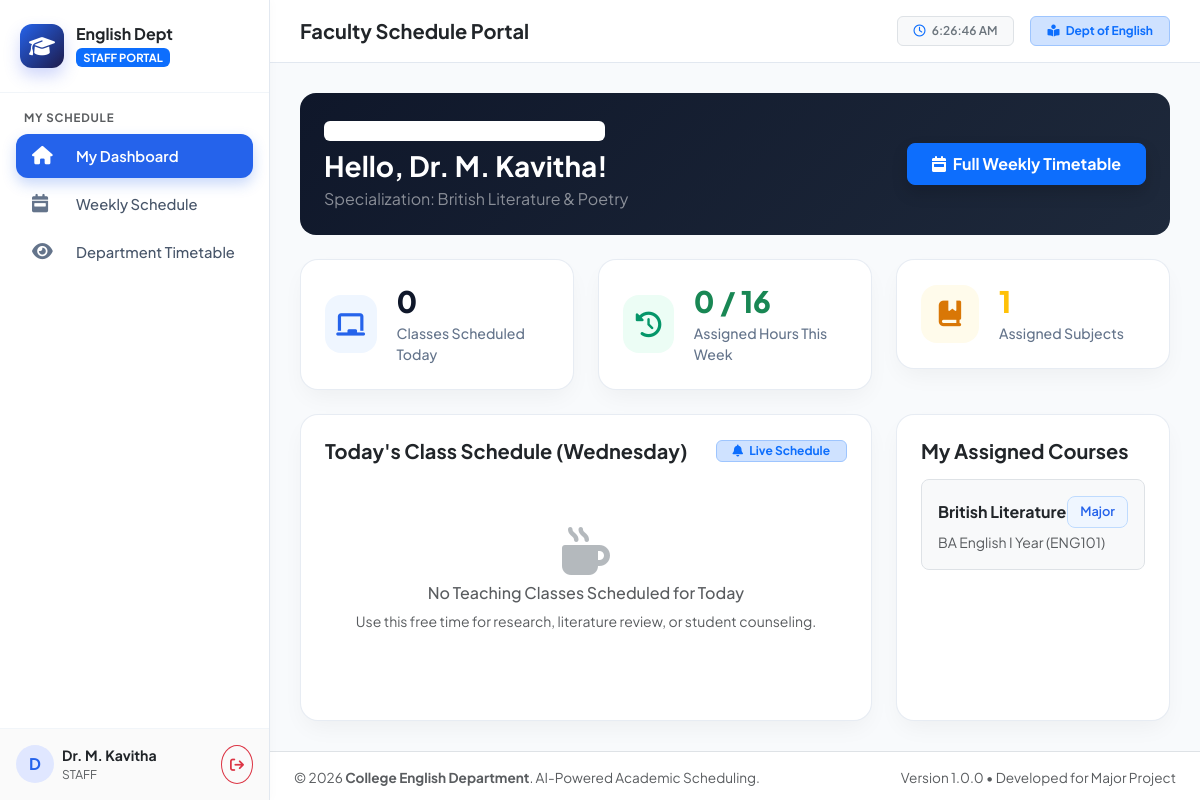
Screenshot of /staff/dashboard.php (signed in) with the database file from the repository.
### tables this page shows
CREATE TABLE `staff` (
  `id` INT AUTO_INCREMENT PRIMARY KEY,
  `user_id` INT NULL UNIQUE,
  `staff_code` VARCHAR(20) NOT NULL UNIQUE,
  `name` VARCHAR(100) NOT NULL,
  `email` VARCHAR(100) NOT NULL UNIQUE,
  `phone` VARCHAR(20) DEFAULT NULL,
  `designation` VARCHAR(50) NOT NULL DEFAULT 'Assistant Professor',
  `department` VARCHAR(50) NOT NULL DEFAULT 'English',
  `specialization` VARCHAR(150) NOT NULL COMMENT 'e.g. British Literature, Linguistics, Communicative English',
  `max_weekly_workload` INT NOT NULL DEFAULT 16 COMMENT 'Max periods allowed per week',
  `status` ENUM('ACTIVE', 'ON_LEAVE', 'INACTIVE') NOT NULL DEFAULT 'ACTIVE',
  `created_at` TIMESTAMP DEFAULT CURRENT_TIMESTAMP,
  `updated_at` TIMESTAMP DEFAULT CURRENT_TIMESTAMP ON UPDATE CURRENT_TIMESTAMP,
  CONSTRAINT `fk_staff_user` FOREIGN KEY (`user_id`) REFERENCES `users` (`id`) ON DELETE SET NULL
);

CREATE TABLE `subjects` (
  `id` INT AUTO_INCREMENT PRIMARY KEY,
  `subject_code` VARCHAR(20) NOT NULL UNIQUE,
  `subject_name` VARCHAR(120) NOT NULL,
  `category` ENUM('MAJOR', 'FOUNDATION') NOT NULL COMMENT 'Categorized separately for management',
  `semester` INT NOT NULL COMMENT 'Semester 1 to 6',
  `weekly_hours` INT NOT NULL DEFAULT 4 COMMENT 'Required periods per week',
  `color_code` VARCHAR(10) NOT NULL DEFAULT '#0d6efd' COMMENT 'Blue for Major, Green for Foundation',
  `description` TEXT NULL,
  `created_at` TIMESTAMP DEFAULT CURRENT_TIMESTAMP,
  `updated_at` TIMESTAMP DEFAULT CURRENT_TIMESTAMP ON UPDATE CURRENT_TIMESTAMP,
  INDEX `idx_subject_category` (`category`),
  INDEX `idx_subject_sem` (`semester`)
);

CREATE TABLE `classes` (
  `id` INT AUTO_INCREMENT PRIMARY KEY,
  `class_name` VARCHAR(50) NOT NULL COMMENT 'e.g. BA English I Year',
  `academic_year` VARCHAR(20) NOT NULL COMMENT 'e.g. 2026-2027',
  `year` INT NOT NULL COMMENT '1, 2, or 3',
  `semester` INT NOT NULL COMMENT '1 to 6',
  `section` VARCHAR(5) NOT NULL DEFAULT 'A',
  `room_no` VARCHAR(20) NOT NULL DEFAULT 'Room-101',
  `created_at` TIMESTAMP DEFAULT CURRENT_TIMESTAMP,
  INDEX `idx_class_sem` (`semester`)
);

### staff/dashboard.php (the view, shortened to what this page needs)
<?php
require_once __DIR__ . '/../config/db.php';
$staff_id = $_SESSION['staff_id'];
$staff_stmt = $pdo->prepare("SELECT * FROM staff WHERE id = :id");
$staff_stmt->execute([':id' => $staff_id]);
$staff = $staff_stmt->fetch();
$today = date('l');
$today_classes = [];
$total_classes_week = 0;
$assigned_courses = [];
if ($staff_id) {
    $c_stmt = $pdo->prepare("SELECT s.subject_code, s.subject_name, s.category, c.class_name
                             FROM staff_subjects ss
                             JOIN subjects s ON ss.subject_id = s.id
                             JOIN classes c ON ss.class_id = c.id
                             WHERE ss.staff_id = :staff_id");
    $c_stmt->execute([':staff_id' => $staff_id]);
    $assigned_courses = $c_stmt->fetchAll();
}
require_once __DIR__ . '/../includes/header.php';
?>
<div class="card border-0 rounded-4 p-4 text-white mb-4" style="background: linear-gradient(135deg, #0f172a 0%, #1e293b 100%);">
  <div class="d-flex flex-column flex-md-row justify-content-between align-items-md-center gap-3">
    <div>
      <span class="badge bg-white bg-opacity-15 px-3 py-1 mb-2 fw-semibold">
        <i class="fa-solid fa-calendar-day me-1"></i> Today is <?php echo date('l, F j, Y'); ?>
      </span>
      <h3 class="fw-bold mb-1">Hello, <?php echo htmlspecialchars($staff['name'] ?? $_SESSION['name']); ?>!</h3>
      <p class="text-white-50 mb-0">Specialization: <?php echo htmlspecialchars($staff['specialization'] ?? 'English Studies'); ?></p>
    </div>
    <div>
      <a href="<?php echo BASE_URL; ?>staff/my_schedule.php" class="btn btn-primary fw-bold px-4 py-2 rounded-3 shadow">
        <i class="fa-solid fa-calendar-week me-1"></i> Full Weekly Timetable
      </a>
    </div>
  </div>
</div>
<div class="row g-4 mb-4">
  <div class="col-sm-6 col-xl-4">
    <div class="stat-card">
      <div class="stat-icon primary"><i class="fa-solid fa-chalkboard"></i></div>
      <div>
        <div class="stat-value"><?php echo count($today_classes); ?></div>
        <div class="stat-label">Classes Scheduled Today</div>
      </div>
    </div>
  </div>
  <div class="col-sm-6 col-xl-4">
    <div class="stat-card">
      <div class="stat-icon success"><i class="fa-solid fa-clock-rotate-left"></i></div>
      <div>
        <div class="stat-value text-success"><?php echo $total_classes_week; ?> / <?php echo $staff['max_weekly_workload'] ?? 16; ?></div>
        <div class="stat-label">Assigned Hours This Week</div>
      </div>
    </div>
  </div>
  <div class="col-sm-6 col-xl-4">
    <div class="stat-card">
      <div class="stat-icon warning"><i class="fa-solid fa-book-bookmark"></i></div>
      <div>
        <div class="stat-value text-warning"><?php echo count($assigned_courses); ?></div>
        <div class="stat-label">Assigned Subjects</div>
      </div>
    </div>
  </div>
</div>
<div class="row g-4">
  <div class="col-lg-8">
    <div class="table-card p-4 h-100">
      <div class="d-flex justify-content-between align-items-center mb-3">
        <h5 class="fw-bold text-dark mb-0">Today's Class Schedule (<?php echo $today; ?>)</h5>
        <span class="badge bg-primary-subtle text-primary border border-primary-subtle px-3 py-1">
          <i class="fa-solid fa-bell me-1"></i> Live Schedule
        </span>
      </div>
      <?php if (!empty($today_classes)): ?>
        <div class="table-responsive">
          <table class="table custom-table">
            <thead>
              <tr>
                <th>Timing</th>
                <th>Subject</th>
                <th>Category</th>
                <th>Class</th>
                <th>Room</th>
              </tr>
            </thead>
            <tbody>
              <?php foreach ($today_classes as $cls): ?>
              <tr>
                <td class="fw-bold text-dark">
                  <i class="fa-regular fa-clock text-muted me-1"></i>
                  <?php echo date('h:i A', strtotime($cls['start_time'])); ?> - <?php echo date('h:i A', strtotime($cls['end_time'])); ?>
                </td>
                <td class="fw-bold"><?php echo htmlspecialchars($cls['subject_name']); ?></td>
                <td>
                  <?php if ($cls['category'] === 'MAJOR'): ?>
                    <span class="badge-major"><i class="fa-solid fa-star"></i> Major</span>
                  <?php else: ?>
                    <span class="badge-foundation"><i class="fa-solid fa-seedling"></i> Foundation</span>
                  <?php endif; ?>
                </td>
                <td><?php echo htmlspecialchars($cls['class_name']); ?></td>
                <td><span class="badge bg-light text-dark border"><?php echo htmlspecialchars($cls['room_no']); ?></span></td>
              </tr>
              <?php endforeach; ?>
            </tbody>
          </table>
        </div>
      <?php else: ?>
        <div class="text-center py-5 text-muted">
          <i class="fa-solid fa-mug-hot fa-3x mb-2 text-secondary opacity-50"></i>
          <h6>No Teaching Classes Scheduled for Today</h6>
          <p class="small">Use this free time for research, literature review, or student counseling.</p>
        </div>
      <?php endif; ?>
    </div>
  </div>
  <div class="col-lg-4">
    <div class="table-card p-4 h-100">
      <h5 class="fw-bold text-dark mb-3">My Assigned Courses</h5>
      <?php if (!empty($assigned_courses)): ?>
        <div class="d-flex flex-column gap-3">
          <?php foreach ($assigned_courses as $c): ?>
            <div class="p-3 rounded-3 border bg-light">
              <div class="d-flex justify-content-between align-items-center mb-1">
                <strong class="text-dark"><?php echo htmlspecialchars($c['subject_name']); ?></strong>
                <?php if ($c['category'] === 'MAJOR'): ?>
                  <span class="badge-major">Major</span>
                <?php else: ?>
                  <span class="badge-foundation">Foundation</span>
                <?php endif; ?>
              </div>
              <small class="text-muted d-block"><?php echo htmlspecialchars($c['class_name']); ?> (<?php echo htmlspecialchars($c['subject_code']); ?>)</small>
            </div>
          <?php endforeach; ?>
        </div>
      <?php else: ?>
        <p class="text-muted small">No courses allocated yet.</p>
      <?php endif; ?>
    </div>
  </div>
</div>
<?php require_once __DIR__ . '/../includes/footer.php'; ?>

### assets/css/style.css (style rules this page uses)
:root { --primary: #4361ee; --primary-hover: #3a56d4; --primary-light: #eef2ff; --secondary: #4895ef; --success: #10b981; --success-light: #ecfdf5; --warning: #f59e0b; --warning-light: #fffbeb; --danger: #ef4444; --danger-light: #fef2f2; --dark: #0f172a; --gray: #64748b; --light-bg: #f8fafc; --card-border: rgba(226, 232, 240, 0.8); --card-shadow: 0 10px 25px -5px rgba(0, 0, 0, 0.05), 0 8px 10px -6px rgba(0, 0, 0, 0.03); --sidebar-width: 270px; --major-color: #2563eb; --major-bg: #eff6ff; --major-border: #bfdbfe; --foundation-color: #059669; --foundation-bg: #ecfdf5; --foundation-border: #a7f3d0; }
* { margin: 0; padding: 0; box-sizing: border-box; }
body { font-family: 'Plus Jakarta Sans', sans-serif; background-color: var(--light-bg); color: #334155; min-height: 100vh; overflow-x: hidden; }
.stat-card { background: #ffffff; border-radius: 18px; border: 1px solid var(--card-border); padding: 24px; box-shadow: var(--card-shadow); display: flex; align-items: center; gap: 20px; transition: transform 0.25s ease, box-shadow 0.25s ease; }
.stat-icon { width: 58px; height: 58px; border-radius: 16px; display: flex; align-items: center; justify-content: center; font-size: 1.6rem; }
.stat-icon.primary { background: var(--primary-light); color: var(--primary); }
.stat-icon.success { background: var(--success-light); color: var(--success); }
.stat-icon.warning { background: var(--warning-light); color: var(--warning); }
.stat-value { font-size: 1.85rem; font-weight: 800; color: var(--dark); line-height: 1.2; }
.stat-label { font-size: 0.88rem; color: var(--gray); font-weight: 500; margin-top: 4px; }
.badge-major { background-color: var(--major-bg); color: var(--major-color); border: 1px solid var(--major-border); font-weight: 600; padding: 5px 12px; border-radius: 8px; font-size: 0.8rem; display: inline-flex; align-items: center; gap: 5px; }
.table-card { background: #ffffff; border-radius: 18px; border: 1px solid var(--card-border); box-shadow: var(--card-shadow); overflow: hidden; }

### includes/header.php (style rules this page uses)
body { font-family: 'Plus Jakarta Sans', sans-serif; background-color: #f8fafc; color: #334155; min-height: 100vh; overflow-x: hidden; }
.stat-card { background: #ffffff; border-radius: 18px; border: 1px solid rgba(226, 232, 240, 0.8); padding: 24px; box-shadow: 0 10px 25px -5px rgba(0, 0, 0, 0.05); display: flex; align-items: center; gap: 20px; }
.stat-icon { width: 58px; height: 58px; border-radius: 16px; display: flex; align-items: center; justify-content: center; font-size: 1.6rem; }
.stat-icon.primary { background: #eff6ff; color: #2563eb; }
.stat-icon.success { background: #ecfdf5; color: #059669; }
.stat-icon.warning { background: #fffbeb; color: #d97706; }
.stat-value { font-size: 1.85rem; font-weight: 800; color: #0f172a; line-height: 1.2; }
.stat-label { font-size: 0.88rem; color: #64748b; font-weight: 500; margin-top: 4px; }
.table-card { background: #ffffff; border-radius: 18px; border: 1px solid rgba(226, 232, 240, 0.8); box-shadow: 0 10px 25px -5px rgba(0, 0, 0, 0.05); }
.badge-major { background-color: #eff6ff; color: #2563eb; border: 1px solid #bfdbfe; font-weight: 600; padding: 5px 12px; border-radius: 8px; font-size: 0.8rem; display: inline-flex; align-items: center; gap: 5px; }

### rows the page displays
staff: name "Dr. M. Kavitha", specialization "British Literature & Poetry", max_weekly_workload "16"
subjects: subject_name "British Literature", category "Major", classes.class_name "BA English I Year", subject_code "ENG101"

### other values shown
$current_role "STAFF"
substr($name, 0, 1) "D"
$name "Dr. M. Kavitha"
$page_title "Faculty Schedule Portal"
count($today_classes) "0"
$total_classes_week "0"
count($assigned_courses) "1"
